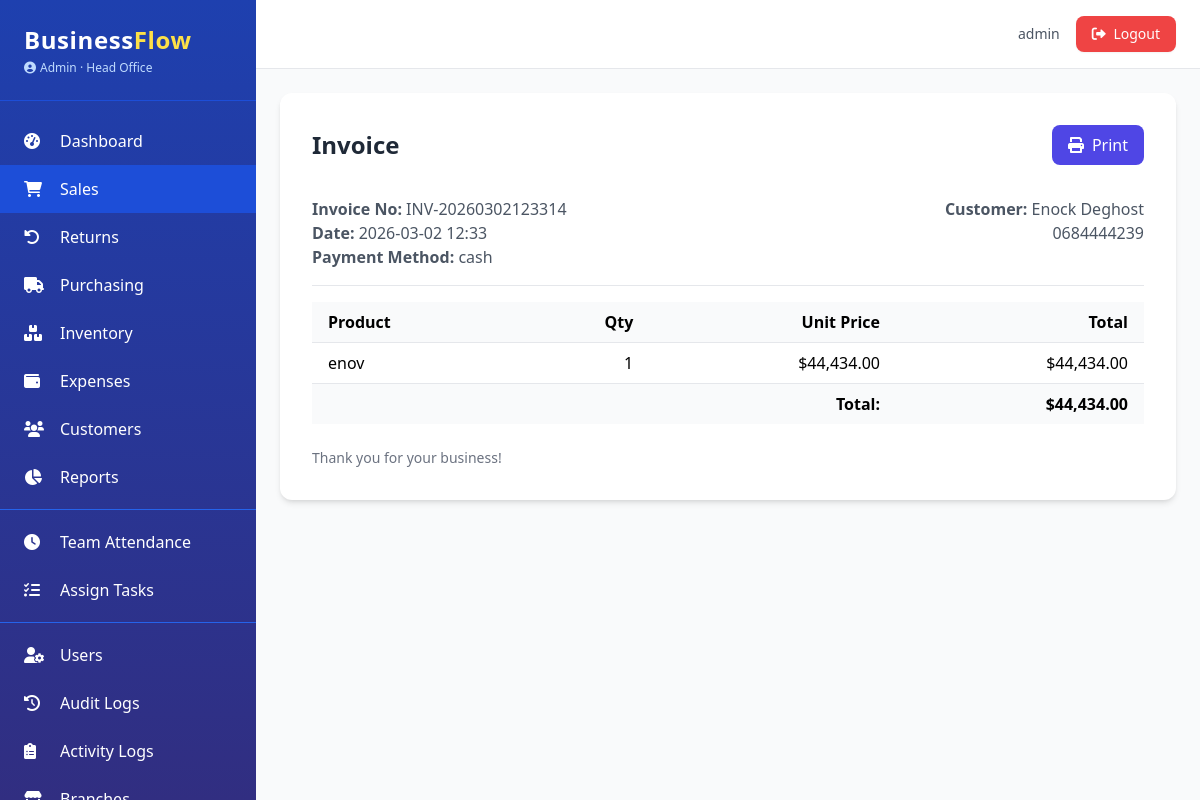
The app's page /sales/1/invoice (signed in) with its own data.
### app.py (models this page shows, shortened)
class AuditMixin:
    @declared_attr
    def created_at(cls):
        return db.Column(db.DateTime, default=datetime.utcnow)

class SoftDeleteMixin:
    @classmethod
    def query_active(cls):
        return cls.query.filter(cls.deleted_at.is_(None))

class User(UserMixin, db.Model, AuditMixin, SoftDeleteMixin):
    __tablename__ = 'users'
    id = db.Column(db.Integer, primary_key=True)
    username = db.Column(db.String(80), unique=True, nullable=False)
    email = db.Column(db.String(120), unique=True, nullable=False)
    password_hash = db.Column(db.String(200), nullable=False)
    role = db.Column(db.String(20), nullable=False, default='Staff')
    branch_id = db.Column(db.Integer, db.ForeignKey('branches.id'), nullable=True)
    active = db.Column(db.Boolean, default=True)
    locale = db.Column(db.String(5), default='en')
    phone = db.Column(db.String(20))
    avatar = db.Column(db.String(200))
    last_login = db.Column(db.DateTime)
    branch = db.relationship('Branch', backref='users')
    permissions = db.Column(db.JSON, default=list)
    salary = db.Column(db.Float, nullable=True)
    pay_cycle = db.Column(db.String(20), default='monthly')
    bank_account = db.Column(db.String(50))
    tax_id = db.Column(db.String(50))
    @property
    def is_admin(self):
        return self.role == 'Admin'
    def has_permission(self, perm):
        if self.is_admin:
            return True
        return perm in (self.permissions or [])

class Branch(db.Model):
    __tablename__ = 'branches'
    id = db.Column(db.Integer, primary_key=True)
    name = db.Column(db.String(100), nullable=False)
    location = db.Column(db.String(200))
    phone = db.Column(db.String(20))
    email = db.Column(db.String(120))
    is_active = db.Column(db.Boolean, default=True)
    currency = db.Column(db.String(3), default='USD')
    created_at = db.Column(db.DateTime, default=datetime.utcnow)

class Sale(db.Model, AuditMixin):
    __tablename__ = 'sales'
    id = db.Column(db.Integer, primary_key=True)
    invoice_no = db.Column(db.String(50), unique=True, nullable=False)
    customer_id = db.Column(db.Integer, db.ForeignKey('customers.id'), nullable=True)
    user_id = db.Column(db.Integer, db.ForeignKey('users.id'), nullable=False)
    branch_id = db.Column(db.Integer, db.ForeignKey('branches.id'), nullable=True)
    total_amount = db.Column(db.Float, nullable=False)
    tax = db.Column(db.Float, default=0)
    discount = db.Column(db.Float, default=0)
    payment_method = db.Column(db.String(50))
    status = db.Column(db.String(20), default='completed')
    notes = db.Column(db.Text)
    customer = db.relationship('Customer')
    user = db.relationship('User', foreign_keys=[user_id])
    branch = db.relationship('Branch')
    items = db.relationship('SaleItem', backref='sale', cascade='all, delete-orphan')
    returns = db.relationship('Return', backref='sale', lazy='dynamic')

class Customer(db.Model, AuditMixin, SoftDeleteMixin):
    __tablename__ = 'customers'
    id = db.Column(db.Integer, primary_key=True)
    name = db.Column(db.String(100), nullable=False)
    email = db.Column(db.String(120))
    phone = db.Column(db.String(20))
    address = db.Column(db.Text)
    loyalty_points = db.Column(db.Integer, default=0)
    segment = db.Column(db.String(50), default='Regular')
    birth_date = db.Column(db.Date)
    tax_id = db.Column(db.String(50))
    branch_id = db.Column(db.Integer, db.ForeignKey('branches.id'), nullable=True)
    branch = db.relationship('Branch')
    communications = db.relationship('CommunicationLog', backref='customer', lazy='dynamic')

class SaleItem(db.Model):
    __tablename__ = 'sale_items'
    id = db.Column(db.Integer, primary_key=True)
    sale_id = db.Column(db.Integer, db.ForeignKey('sales.id'), nullable=False)
    product_id = db.Column(db.Integer, db.ForeignKey('products.id'), nullable=False)
    batch_id = db.Column(db.Integer, db.ForeignKey('stock_batches.id'), nullable=True)
    quantity = db.Column(db.Integer, nullable=False)
    unit_price = db.Column(db.Float, nullable=False)
    total = db.Column(db.Float, nullable=False)
    product = db.relationship('Product')
    batch = db.relationship('StockBatch')
    returns = db.relationship('ReturnItem', backref='sale_item', lazy='dynamic')

class Product(db.Model, AuditMixin, SoftDeleteMixin):
    __tablename__ = 'products'
    id = db.Column(db.Integer, primary_key=True)
    name = db.Column(db.String(100), nullable=False)
    description = db.Column(db.Text)
    sku = db.Column(db.String(50), unique=True, nullable=False)
    barcode = db.Column(db.String(50), unique=True, nullable=True)
    price = db.Column(db.Float, nullable=False)
    cost = db.Column(db.Float)
    current_stock = db.Column(db.Integer, default=0)
    reorder_level = db.Column(db.Integer, default=5)
    category = db.Column(db.String(50))
    brand = db.Column(db.String(50))
    weight = db.Column(db.Float)
    is_service = db.Column(db.Boolean, default=False)
    branch_id = db.Column(db.Integer, db.ForeignKey('branches.id'), nullable=True)
    branch = db.relationship('Branch')
    track_batches = db.Column(db.Boolean, default=False)
    batches = db.relationship('StockBatch', backref='product', lazy='dynamic')
    __table_args__ = (
        Index('ix_product_sku', sku),
        Index('ix_product_barcode', barcode),
    )

### app.py (the view)
@sales_bp.route('/<int:sale_id>/invoice')
@login_required
@permission_required('view_sales')
def invoice(sale_id):
    sale = Sale.query.get_or_404(sale_id)
    return render_template('sales/invoice.html', sale=sale)

### app.py (called while the page is built)
@login_manager.user_loader
def load_user(user_id):
    return User.query_active().filter_by(id=int(user_id)).first()

def permission_required(permission):
    def decorator(f):
        @wraps(f)
        def decorated_function(*args, **kwargs):
            if not current_user.is_authenticated:
                abort(403)
            if not current_user.has_permission(permission):
                abort(403)
            return f(*args, **kwargs)
        return decorated_function
    return decorator

@app.context_processor
def inject_now():
    return {'now': datetime.utcnow(), 'current_year': datetime.utcnow().year}

@app.template_filter('currency')
def currency_format(value):
    if value is None:
        return "$0.00"
    return f"${value:,.2f}"

### templates/sales/invoice.html (shortened to what this page needs)
{% extends "base.html" %}
{% block content %}
<div class="max-w-4xl mx-auto bg-white rounded-xl shadow-md p-8">
    <div class="flex justify-between items-center mb-8">
        <h1 class="text-2xl font-bold text-gray-800">Invoice</h1>
        <button onclick="window.print()" class="bg-indigo-600 hover:bg-indigo-700 text-white px-4 py-2 rounded-lg">
            <i class="fas fa-print mr-2"></i>Print
        </button>
    </div>
    <div class="border-b pb-4 mb-4 flex justify-between">
        <div>
            <p class="text-gray-600"><span class="font-semibold">Invoice No:</span> {{ sale.invoice_no }}</p>
            <p class="text-gray-600"><span class="font-semibold">Date:</span> {{ sale.created_at.strftime('%Y-%m-%d %H:%M') }}</p>
            <p class="text-gray-600"><span class="font-semibold">Payment Method:</span> {{ sale.payment_method }}</p>
        </div>
        <div class="text-right">
            <p class="text-gray-600"><span class="font-semibold">Customer:</span> {{ sale.customer.name if sale.customer else 'Walk-in' }}</p>
            {% if sale.customer and sale.customer.phone %}<p class="text-gray-600">{{ sale.customer.phone }}</p>{% endif %}
        </div>
    </div>
    <table class="min-w-full divide-y divide-gray-200 mb-6">
        <thead class="bg-gray-50">
            <tr><th class="px-4 py-2 text-left">Product</th><th class="px-4 py-2 text-right">Qty</th><th class="px-4 py-2 text-right">Unit Price</th><th class="px-4 py-2 text-right">Total</th></tr>
        </thead>
        <tbody class="bg-white divide-y divide-gray-200">
            {% for item in sale.items %}
            <tr>
                <td class="px-4 py-2">{{ item.product.name }}</td>
                <td class="px-4 py-2 text-right">{{ item.quantity }}</td>
                <td class="px-4 py-2 text-right">{{ item.unit_price|currency }}</td>
                <td class="px-4 py-2 text-right">{{ item.total|currency }}</td>
            </tr>
            {% endfor %}
        </tbody>
        <tfoot class="bg-gray-50">
            <tr><td colspan="3" class="px-4 py-2 text-right font-semibold">Total:</td><td class="px-4 py-2 text-right font-bold">{{ sale.total_amount|currency }}</td></tr>
        </tfoot>
    </table>
    <div class="text-sm text-gray-500">
        <p>Thank you for your business!</p>
    </div>
</div>
{% endblock %}

### templates/base.html (shortened to what this page needs)
<!DOCTYPE html>
<html lang="en">
<head>
    <script src="https://cdn.tailwindcss.com"></script>
    <link rel="stylesheet" href="https://cdnjs.cloudflare.com/ajax/libs/font-awesome/6.0.0-beta3/css/all.min.css">
</head>
<body class="bg-gray-50 font-sans antialiased">
    <div class="flex h-screen">
        <aside class="w-64 bg-gradient-to-b from-blue-800 to-indigo-900 text-white flex-shrink-0 hidden md:block overflow-y-auto shadow-xl">
            <div class="p-6 border-b border-blue-700">
                <h1 class="text-2xl font-bold tracking-wide">Business<span class="text-yellow-300">Flow</span></h1>
                <p class="text-xs text-blue-200 mt-1 flex items-center">
                    <i class="fas fa-user-circle mr-1"></i> {{ current_user.role }}
                    {% if current_user.branch %}
                        · {{ current_user.branch.name }}
                    {% endif %}
                </p>
            </div>
            <nav class="mt-4 pb-6">
                {% if current_user.has_permission('access_dashboard') or current_user.is_admin %}
                <a href="{{ url_for('dashboard.index') }}" class="flex items-center py-3 px-6 hover:bg-blue-700 transition {% if request.endpoint and request.endpoint == 'dashboard.index' %}bg-blue-700{% endif %}">
                    <i class="fas fa-tachometer-alt w-6"></i><span class="ml-3">Dashboard</span>
                </a>
                {% endif %}
                {% if current_user.has_permission('view_sales') %}
                <a href="{{ url_for('sales.list') }}" class="flex items-center py-3 px-6 hover:bg-blue-700 transition {% if request.endpoint and request.endpoint.startswith('sales.') %}bg-blue-700{% endif %}">
                    <i class="fas fa-shopping-cart w-6"></i><span class="ml-3">Sales</span>
                </a>
                {% endif %}
                {% if current_user.has_permission('view_sales') %}
                <a href="{{ url_for('returns.list') }}" class="flex items-center py-3 px-6 hover:bg-blue-700 transition {% if request.endpoint and request.endpoint.startswith('returns.') %}bg-blue-700{% endif %}">
                    <i class="fas fa-undo-alt w-6"></i><span class="ml-3">Returns</span>
                </a>
                {% endif %}
                {% if current_user.has_permission('view_purchases') %}
                <a href="{{ url_for('purchasing.purchase_order_list') }}" class="flex items-center py-3 px-6 hover:bg-blue-700 transition {% if request.endpoint and request.endpoint.startswith('purchasing.') %}bg-blue-700{% endif %}">
                    <i class="fas fa-truck w-6"></i><span class="ml-3">Purchasing</span>
                </a>
                {% endif %}
                {% if current_user.has_permission('view_inventory') %}
                <a href="{{ url_for('inventory.product_list') }}" class="flex items-center py-3 px-6 hover:bg-blue-700 transition {% if request.endpoint and request.endpoint.startswith('inventory.') %}bg-blue-700{% endif %}">
                    <i class="fas fa-boxes w-6"></i><span class="ml-3">Inventory</span>
                </a>
                {% endif %}
                {% if current_user.has_permission('view_expenses') %}
                <a href="{{ url_for('expenses.list') }}" class="flex items-center py-3 px-6 hover:bg-blue-700 transition {% if request.endpoint and request.endpoint.startswith('expenses.') %}bg-blue-700{% endif %}">
                    <i class="fas fa-wallet w-6"></i><span class="ml-3">Expenses</span>
                </a>
                {% endif %}
                {% if current_user.has_permission('view_customers') %}
                <a href="{{ url_for('crm.customer_list') }}" class="flex items-center py-3 px-6 hover:bg-blue-700 transition {% if request.endpoint and request.endpoint.startswith('crm.') %}bg-blue-700{% endif %}">
                    <i class="fas fa-users w-6"></i><span class="ml-3">Customers</span>
                </a>
                {% endif %}
                {% if current_user.has_permission('view_reports') %}
                <a href="{{ url_for('reports.index') }}" class="flex items-center py-3 px-6 hover:bg-blue-700 transition {% if request.endpoint and request.endpoint.startswith('reports.') %}bg-blue-700{% endif %}">
                    <i class="fas fa-chart-pie w-6"></i><span class="ml-3">Reports</span>
                </a>
                {% endif %}
                {% if current_user.has_permission('manage_team') %}
                <div class="border-t border-blue-600 my-2"></div>
                <a href="#" class="flex items-center py-3 px-6 hover:bg-blue-700 transition">
                    <i class="fas fa-clock w-6"></i><span class="ml-3">Team Attendance</span>
                </a>
                <a href="#" class="flex items-center py-3 px-6 hover:bg-blue-700 transition">
                    <i class="fas fa-tasks w-6"></i><span class="ml-3">Assign Tasks</span>
                </a>
                {% endif %}
                {% if current_user.has_permission('manage_users') %}
                <div class="border-t border-blue-600 my-2"></div>
                <a href="{{ url_for('admin.users') }}" class="flex items-center py-3 px-6 hover:bg-blue-700 transition {% if request.endpoint and request.endpoint == 'admin.users' %}bg-blue-700{% endif %}">
                    <i class="fas fa-user-cog w-6"></i><span class="ml-3">Users</span>
                </a>
                <a href="{{ url_for('admin.audit_logs') }}" class="flex items-center py-3 px-6 hover:bg-blue-700 transition {% if request.endpoint and request.endpoint == 'admin.audit_logs' %}bg-blue-700{% endif %}">
                    <i class="fas fa-history w-6"></i><span class="ml-3">Audit Logs</span>
                </a>
                <a href="{{ url_for('admin.activity_logs') }}" class="flex items-center py-3 px-6 hover:bg-blue-700 transition {% if request.endpoint and request.endpoint == 'admin.activity_logs' %}bg-blue-700{% endif %}">
                    <i class="fas fa-clipboard-list w-6"></i><span class="ml-3">Activity Logs</span>
                </a>
                <a href="#" class="flex items-center py-3 px-6 hover:bg-blue-700 transition">
                    <i class="fas fa-store w-6"></i><span class="ml-3">Branches</span>
                </a>
                {% endif %}
            </nav>
        </aside>
        <div class="flex-1 flex flex-col overflow-hidden">
            <header class="bg-white shadow-sm border-b border-gray-200">
                <div class="flex justify-between items-center py-4 px-6">
                    <div class="flex items-center space-x-4 ml-auto">
                        <span class="text-sm text-gray-600">{{ current_user.username }}</span>
                        <a href="{{ url_for('auth.logout') }}" class="bg-red-500 hover:bg-red-600 text-white px-4 py-2 rounded-lg text-sm transition shadow-sm">
                            <i class="fas fa-sign-out-alt mr-1"></i> Logout
                        </a>
                    </div>
                </div>
            </header>
            <main class="flex-1 overflow-y-auto p-6 bg-gray-50">
                {% block content %}{% endblock %}
            </main>
        </div>
    </div>
</body>
</html>

### records on screen
User: role "Admin", username "admin"
Branch: branch.name "Head Office"
Sale: invoice_no "INV-20260302123314", created_at "2026-03-02 12:33", payment_method "cash", total_amount "$44,434.00"
Customer: customer "Enock Deghost", customer.phone "0684444239"
SaleItem: product.name "enov", quantity "1", unit_price "$44,434.00", total "$44,434.00"
